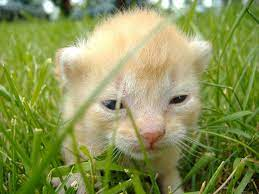
#> input picture BTChuong3/Ex3.20/images_cat.jpg, 259 x 194 px, found by its file name
$ python ex3.20.py
#> lines starting #> are read from the running program, lines starting #| are printed output that depends on the picture
import cv2
import numpy as np

anh1 = cv2.imread(
    "D:/3/HK2/XLA/Giua_Ky/20133119_LePhuocYen_GiuaKy/BTChuong3/Ex3.20/images_cat.jpg"
)
#> anh1 is the input picture: shape (194, 259, 3); mean B, G, R 84.7, 147.4, 137.4
anh1 = cv2.resize(anh1, (500, 500))
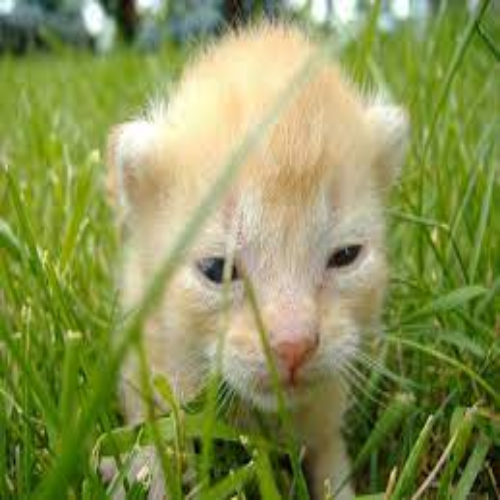
#> anh1: shape (500, 500, 3); mean B, G, R 84.6, 147.3, 137.2
anh2 = cv2.imread(
    "D:/3/HK2/XLA/Giua_Ky/20133119_LePhuocYen_GiuaKy/BTChuong3/Ex3.20/images_dog.jpg"
)
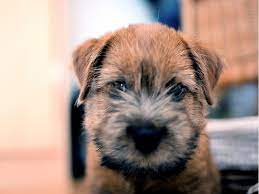
#> input picture BTChuong3/Ex3.20/images_dog.jpg, 259 x 194 px, found by its file name
#> anh2 is the input picture: shape (194, 259, 3); mean B, G, R 136, 146, 167.9
anh2 = cv2.resize(anh2, (500, 500))
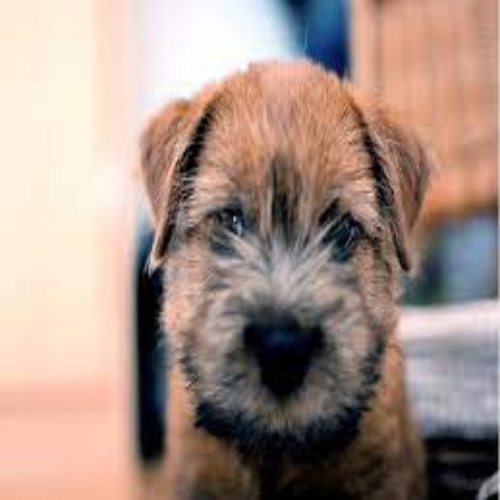
#> anh2: shape (500, 500, 3); mean B, G, R 135.9, 145.9, 167.8

footbase_ball = np.hstack((anh1[:, :250], anh2[:, 250:]))
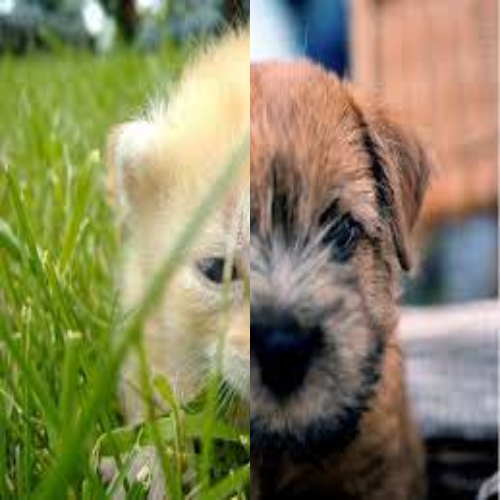
#> footbase_ball: shape (500, 500, 3); mean B, G, R 94.7, 132.3, 136

# Gaussian Pyramid 1
l = anh1.copy()
gaussian_pyramid = [l]
for i in range(6):
    l = cv2.pyrDown(l)
    gaussian_pyramid.append(l)
#> after the loop, gaussian_pyramid = 7 items

# Laplacian Pyramid 1
l = gaussian_pyramid[5]
laplacian_pyramid = [l]
for i in range(5, 0, -1):
    size = (gaussian_pyramid[i - 1].shape[1], gaussian_pyramid[i - 1].shape[0])
    gaussian_expanded = cv2.pyrUp(gaussian_pyramid[i], dstsize=size)
    laplacian = cv2.subtract(gaussian_pyramid[i - 1], gaussian_expanded)
    laplacian_pyramid.append(laplacian)
#> after the loop, laplacian_pyramid = 6 items

# Gaussian Pyramid 2
l = anh2.copy()
gaussian_pyramid2 = [l]
for i in range(6):
    l = cv2.pyrDown(l)
    gaussian_pyramid2.append(l)
#> after the loop, gaussian_pyramid2 = 7 items

# Laplacian Pyramid 2
l = gaussian_pyramid2[5]
laplacian_pyramid2 = [l]
for i in range(5, 0, -1):
    size = (gaussian_pyramid2[i - 1].shape[1], gaussian_pyramid2[i - 1].shape[0])
    gaussian_expanded = cv2.pyrUp(gaussian_pyramid2[i], dstsize=size)
    laplacian = cv2.subtract(gaussian_pyramid2[i - 1], gaussian_expanded)
    laplacian_pyramid2.append(laplacian)
#> this loop made 5 passes
#> pass 1, `gaussian_expanded = cv2.pyrUp(gaussian_pyramid2[i], dstsize=size)`:
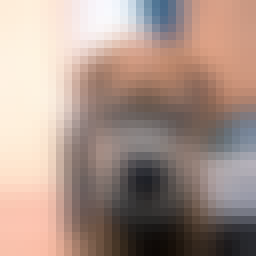
#> gaussian_expanded: shape (32, 32, 3) (shown 8 times larger); mean of channels 0, 1, 2 137.1, 147.1, 169; drawn as B, G, R
#> after the loop, laplacian_pyramid2 = 6 items

# Laplacian Pyramid Footbase_ball
footbase_ball_pyramid = []
n = 0
for anh1_lap, anh2_lap in zip(laplacian_pyramid, laplacian_pyramid2):
    n += 1
    cols, rows, ch = anh1_lap.shape
    laplacian = np.hstack(
        (anh1_lap[:, 0 : int(cols / 2)], anh2_lap[:, int(cols / 2) :])
    )
    footbase_ball_pyramid.append(laplacian)
#> this loop made 6 passes
#> (cols, rows) on passes 1 to 6: (16, 16), (32, 32), (63, 63), (125, 125), (250, 250), (500, 500)
#> pass 3, `laplacian = np.hstack( (anh1_lap[:, 0 : int(cols / 2)], anh2_lap[:, in..`:
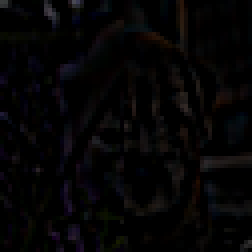
#> laplacian: shape (63, 63, 3) (shown 4 times larger); mean of channels 0, 1, 2 4.7, 4.1, 4.9; drawn as B, G, R
#> after the loop, footbase_ball_pyramid = 6 items; n = 6

# Reconstructed Footbase_ball
footbase_ball_reconstructed = footbase_ball_pyramid[0]
for i in range(1, 6):
    size = (footbase_ball_pyramid[i].shape[1], footbase_ball_pyramid[i].shape[0])
    footbase_ball_reconstructed = cv2.pyrUp(footbase_ball_reconstructed, dstsize=size)
    footbase_ball_reconstructed = cv2.add(
        footbase_ball_pyramid[i], footbase_ball_reconstructed
    )
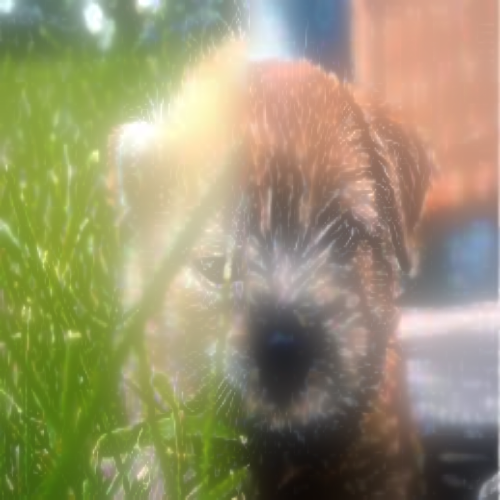
#> footbase_ball_reconstructed: shape (500, 500, 3); mean of channels 0, 1, 2 111.9, 147.1, 153.6; drawn as B, G, R

cv2.imshow("catdog reconstructed", footbase_ball_reconstructed)
cv2.imshow("catdog ", footbase_ball)
# cv2.imshow("anh1", anh1)
# cv2.imshow("anh2", anh2)
cv2.waitKey(0)
cv2.destroyAllWindows()
